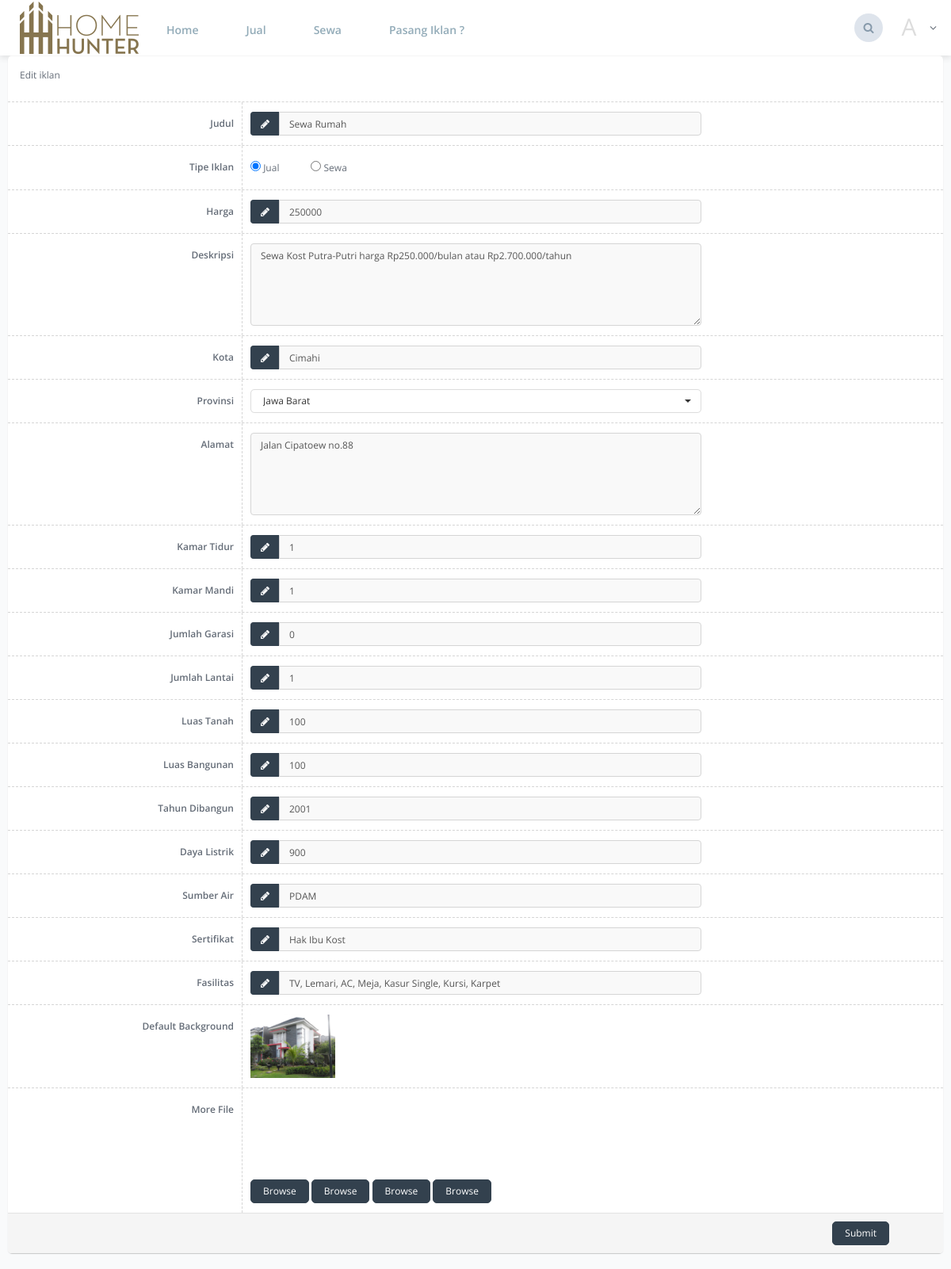
The page /index.php?page=views/buildings/edit&get_id=1 (signed in) on the database its author committed.
### tables this page shows
CREATE TABLE `buildings` (
  `id` int(11) NOT NULL,
  `user_id` int(11) DEFAULT NULL,
  `title` varchar(200) NOT NULL,
  `luas_bangunan` int(11) NOT NULL,
  `luas_tanah` int(11) NOT NULL,
  `tahun_dibangun` int(11) NOT NULL,
  `jml_lantai` int(11) NOT NULL,
  `jml_watt` int(11) NOT NULL,
  `description` text NOT NULL,
  `sertifikat` varchar(50) NOT NULL,
  `city` varchar(50) DEFAULT NULL,
  `province` varchar(50) DEFAULT NULL,
  `address` varchar(250) NOT NULL,
  `type` varchar(50) NOT NULL,
  `jml_garasi` int(11) NOT NULL,
  `jml_kmr_mandi` int(11) NOT NULL,
  `jml_kmr_tdr` int(11) NOT NULL,
  `fasilitas` varchar(100) NOT NULL,
  `price` int(11) NOT NULL,
  `sumber_air` varchar(50) NOT NULL,
  `img` varchar(255) DEFAULT NULL,
  `created_at` timestamp NULL DEFAULT CURRENT_TIMESTAMP,
  `updated_at` timestamp NULL DEFAULT NULL,
  `expiredate` timestamp NULL DEFAULT NULL
);

### index.php (called while the page is built)
<?php
	include("header.php");
	if(isset($_GET['page'])){
		$page=$_GET['page'].".php";
	} else {
		$page='views/homes/index.php';
	}
	if(isset($_GET['get_id'])){
		$page=$_GET['page'].".php";
	}
	include($page);
	include ("footer.php");
?>

### views/buildings/edit.php (the view, shortened to what this page needs)
<?php
    $id_user = $_SESSION['id'];
    $id = $_GET['get_id'];
    $show = mysql_query("SELECT * FROM buildings WHERE id='$id'");
    if(mysql_num_rows($show) == 0 || $id_user == null){
        echo '<script>window.history.back()</script>';
    }else{
        $data = mysql_fetch_assoc($show);
    }
?>
<div class="page-content-wrap">
    <div class="row">
        <div class="col-md-12">
            <form action="controller/buildingsController.php" class="form-horizontal" method="post" id="validate" role="form" class="form-horizontal" action="javascript:alert('Form #validate submited');" enctype="multipart/form-data">
            <div class="panel panel-default">
                <div class="panel-body">
                    <p>Edit iklan</p>
                </div>
                <div class="panel-body form-group-separated">
                    <div class="form-group">
                        <label class="col-md-3 col-xs-12 control-label">Judul</label>
                        <div class="col-md-6 col-xs-12">
                            <div class="input-group">
                                <span class="input-group-addon"><span class="fa fa-pencil"></span></span>
                                <input type="text" id="name" name="name"  class="validate[required,maxSize[200]] form-control" value="<?php echo $data['title']; ?>" />
                            </div>
                        </div>
                    </div>
                    <div class="form-group">
                        <label class="col-md-3 col-xs-12 control-label">Tipe Iklan</label>
                        <div class="col-md-6 col-xs-12">
                            <div class="input-group">
                                <label class="check"><input type="radio" class="iradio" name="jenis" value="jual" checked="checked"/> Jual </label>
                                <label class="check" style="margin-left: 40px;"><input type="radio" class="iradio" name="jenis" value="sewa"/> Sewa</label>
                            </div>
                        </div>
                    </div>
                    <div class="form-group">
                        <label class="col-md-3 col-xs-12 control-label">Harga</label>
                        <div class="col-md-6 col-xs-12">
                            <div class="input-group">
                                <span class="input-group-addon"><span class="fa fa-pencil"></span></span>
                                <input type="text" id="harga" name="harga" class="validate[required,custom[integer],min[1000000]] form-control" value="<?php echo $data['price']; ?>"/>
                            </div>
                        </div>
                    </div>
                    <div class="form-group">
                        <label class="col-md-3 col-xs-12 control-label">Deskripsi</label>
                        <div class="col-md-6 col-xs-12">
                            <textarea class="validate[required,minSize[10]] form-control" rows="5" id="deskripsi" name="deskripsi"><?php echo $data['description']; ?></textarea>
                        </div>
                    </div>
                    <div class="form-group">
                        <label class="col-md-3 col-xs-12 control-label">Kota</label>
                        <div class="col-md-6 col-xs-12">
                            <div class="input-group">
                                <span class="input-group-addon"><span class="fa fa-pencil"></span></span>
                                <input type="text" class="validate[required,maxSize[50]] form-control" id="city" name="city" value="<?php echo $data['city']; ?>"/>
                            </div>
                        </div>
                    </div>
                    <div class="form-group">
                        <label class="col-md-3 col-xs-12 control-label">Provinsi</label>
                        <div class="col-md-6 col-xs-12">
                            <select name="province" id="province" class="form-control select">
                                 <option value="Jawa Barat" <?php if($data['province']=="Jawa Barat") echo 'selected="selected"'; ?> >Jawa Barat</option>
                            </select>
                        </div>
                    </div>
                    <div class="form-group">
                        <label class="col-md-3 col-xs-12 control-label">Alamat</label>
                        <div class="col-md-6 col-xs-12">
                            <textarea id="alamat" name="alamat" class="validate[required,minSize[8],maxSize[250]] form-control" rows="5"><?php echo $data['address']; ?></textarea>
                        </div>
                    </div>
                    <div class="form-group">
                        <label class="col-md-3 col-xs-12 control-label">Kamar Tidur</label>
                        <div class="col-md-6 col-xs-12">
                            <div class="input-group">
                                <span class="input-group-addon"><span class="fa fa-pencil"></span></span>
                                <input type="text" class="validate[required,custom[integer],min[1]] form-control" id="kamar_tidur" name="kamar_tidur" value="<?php echo $data['jml_kmr_tdr']; ?>"/>
                            </div>
                        </div>
                    </div>
                    <div class="form-group">
                        <label class="col-md-3 col-xs-12 control-label">Kamar Mandi</label>
                        <div class="col-md-6 col-xs-12">
                            <div class="input-group">
                                <span class="input-group-addon"><span class="fa fa-pencil"></span></span>
                                <input type="text" class="validate[required,custom[integer],min[1]] form-control" id="kamar_mandi" name="kamar_mandi" value="<?php echo $data['jml_kmr_mandi']; ?>"/>
                            </div>
                        </div>
                    </div>
                    <div class="form-group">
                        <label class="col-md-3 col-xs-12 control-label">Jumlah Garasi</label>
                        <div class="col-md-6 col-xs-12">
                            <div class="input-group">
                                <span class="input-group-addon"><span class="fa fa-pencil"></span></span>
                                <input type="text" class="validate[custom[integer],min[0]] form-control" id="garasi" name="garasi" value="<?php echo $data['jml_garasi']; ?>"/>
                            </div>
                        </div>
                    </div>
                    <div class="form-group">
                        <label class="col-md-3 col-xs-12 control-label">Jumlah Lantai</label>
                        <div class="col-md-6 col-xs-12">
                            <div class="input-group">
                                <span class="input-group-addon"><span class="fa fa-pencil"></span></span>
                                <input type="text" class="validate[required,custom[integer],min[1]] form-control" id="lantai" name="lantai" value="<?php echo $data['jml_lantai']; ?>"/>
                            </div>
                        </div>
                    </div>
                    <div class="form-group">
                        <label class="col-md-3 col-xs-12 control-label">Luas Tanah</label>
                        <div class="col-md-6 col-xs-12">
                            <div class="input-group">
                                <span class="input-group-addon"><span class="fa fa-pencil"></span></span>
                                <input type="text" class="validate[required,custom[integer],min[1]] form-control" id="tanah" name="tanah" value="<?php echo $data['luas_tanah']; ?>"/>
                            </div>
                        </div>
                    </div>
                    <div class="form-group">
                        <label class="col-md-3 col-xs-12 control-label">Luas Bangunan</label>
                        <div class="col-md-6 col-xs-12">
                            <div class="input-group">
                                <span class="input-group-addon"><span class="fa fa-pencil"></span></span>
                                <input type="text" class="validate[required,custom[integer],min[1]] form-control" id="bangunan" name="bangunan" value="<?php echo $data['luas_bangunan']; ?>"/>
                            </div>
                        </div>
                    </div>
                    <div class="form-group">
                        <label class="col-md-3 col-xs-12 control-label">Tahun Dibangun</label>
                        <div class="col-md-6 col-xs-12">
                            <div class="input-group">
                                <span class="input-group-addon"><span class="fa fa-pencil"></span></span>
                                <input type="text" class="validate[required,custom[integer],min[2000]] form-control" id="thn_bangun" name="thn_bangun" value="<?php echo $data['tahun_dibangun']; ?>"/>
                            </div>
                        </div>
                    </div>
                    <div class="form-group">
                        <label class="col-md-3 col-xs-12 control-label">Daya Listrik</label>
                        <div class="col-md-6 col-xs-12">
                            <div class="input-group">
                                <span class="input-group-addon"><span class="fa fa-pencil"></span></span>
                                <input type="text" class="validate[required,custom[integer],min[200]] form-control" id="listrik" name="listrik" value="<?php echo $data['jml_watt']; ?>"/>
                            </div>
                        </div>
                    </div>
                    <div class="form-group">
                        <label class="col-md-3 col-xs-12 control-label">Sumber Air</label>
                        <div class="col-md-6 col-xs-12">
                            <div class="input-group">
                                <span class="input-group-addon"><span class="fa fa-pencil"></span></span>
                                <input type="text" class="validate[required,maxSize[50]] form-control" id="sumber_air" name="sumber_air" value="<?php echo $data['sumber_air']; ?>"/>
                            </div>
                        </div>
                    </div>
                    <div class="form-group">
                        <label class="col-md-3 col-xs-12 control-label">Sertifikat</label>
                        <div class="col-md-6 col-xs-12">
                            <div class="input-group">
                                <span class="input-group-addon"><span class="fa fa-pencil"></span></span>
                                <input type="text" class="validate[required,maxSize[50]] form-control" id="sertifikat" name="sertifikat" value="<?php echo $data['sertifikat']; ?>"/>
                            </div>
                        </div>
                    </div>
                    <div class="form-group">
                        <label class="col-md-3 col-xs-12 control-label">Fasilitas</label>
                        <div class="col-md-6 col-xs-12">
                            <div class="input-group">
                                <span class="input-group-addon"><span class="fa fa-pencil"></span></span>
                                <input type="text" class="validate[required,minSize[8],maxSize[100]] form-control" id="fasilitas" name="fasilitas" value="<?php echo $data['fasilitas']; ?>"/>
                            </div>
                        </div>
                    </div>
                    <div class="form-group">
                        <label class="col-md-3 col-xs-12 control-label">Default Background</label>
                        <div class="col-md-6 col-xs-12">
                            <div class="image">
                                <img src="assets/building_files/<?php echo $data['id']; ?>/<?php echo $data['img']; ?>" style="border-radius: 0%; float: left; height: 80px;">
                            </div>
                        </div>
                    </div>
                    <div class="form-group">
                        <label class="col-md-3 col-xs-12 control-label">More File</label>
                        <div class="col-md-6 col-xs-12">
                              <br>
                              <br>
                              <br>
                              <br>
                              <br>
                              <br>
                        </div>
                    </div>
                </div>
                <div class="panel-footer">
                    <button type="submit" class="btn btn-primary pull-right" style="margin-right: 5%;" name="edit-building">Submit</button>
                </div>
            </div>
            </form>
        </div>
    </div>
</div>

### rows shown on the page
buildings: name "Sewa Rumah", harga "250000", deskripsi "Sewa Kost Putra-Putri harga Rp250.000/bulan atau Rp2.700.000/tahun", city "Cimahi", alamat "Jalan Cipatoew no.88", kamar_tidur "1", kamar_mandi "1", garasi "0", lantai "1", tanah "100", bangunan "100", thn_bangun "2001", listrik "900", sumber_air "PDAM", sertifikat "Hak Ibu Kost", fasilitas "TV, Lemari, AC, Meja, Kasur Single, Kursi, Karpet", img (picture)

### other values the page prints
$acronym "A"
